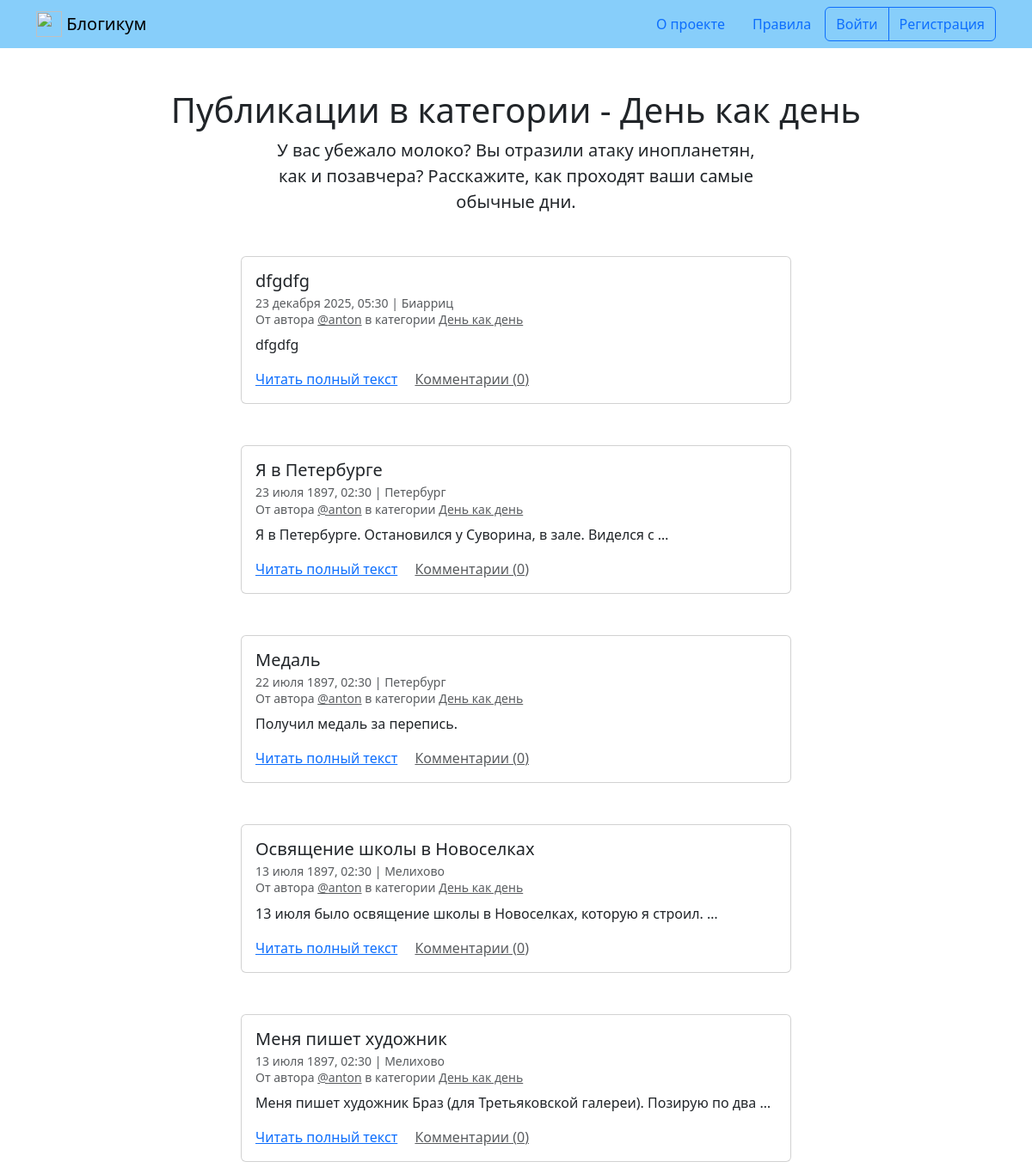
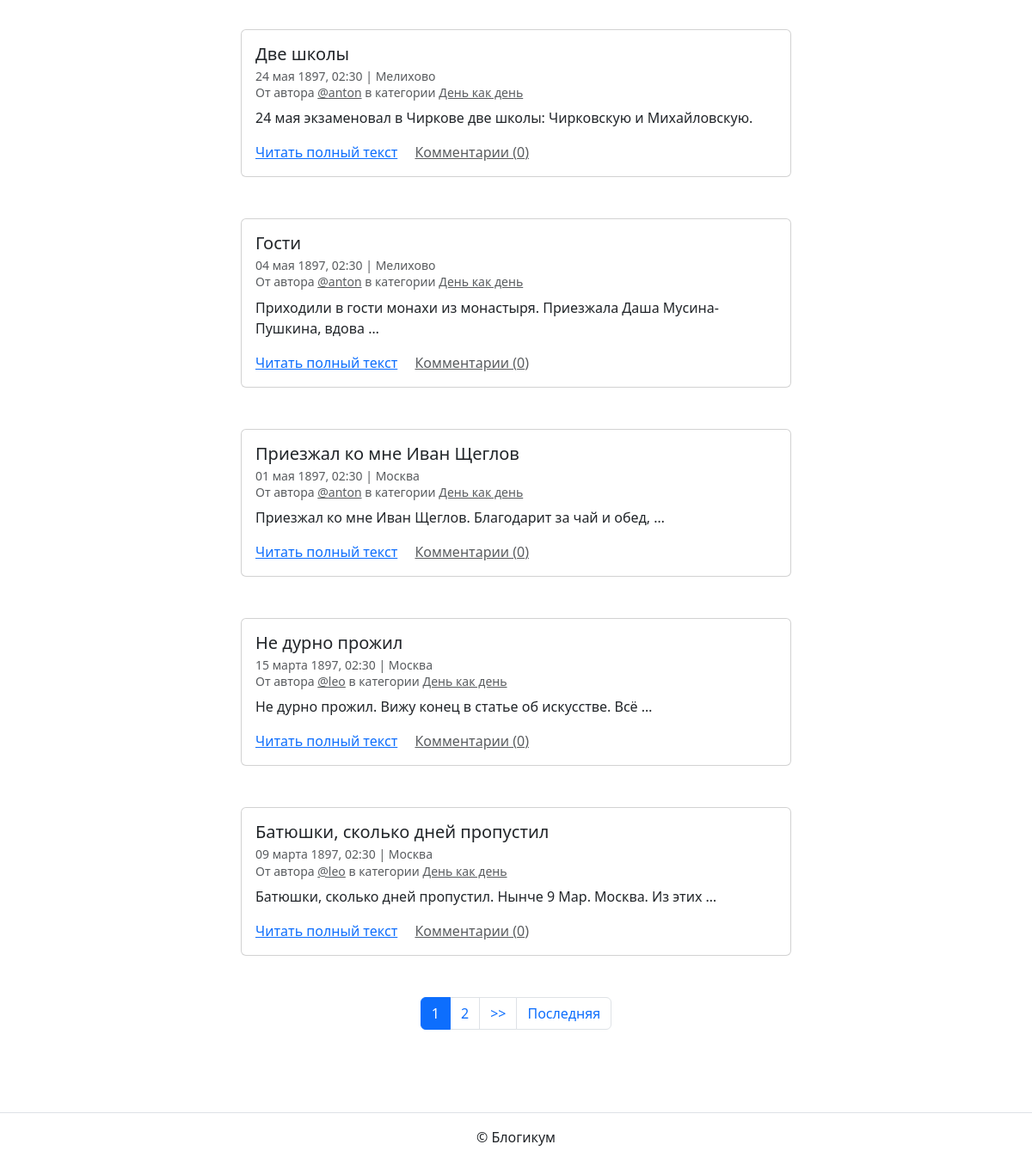
Screenshot of /category/routine/ with the database file from the repository (2 pictures, top to bottom).
### blog/models.py (models this page shows, shortened)
class Category(models.Model):
    title = models.CharField(max_length=256, verbose_name='Заголовок')
    description = models.TextField(verbose_name='Описание')
    slug = models.SlugField(
        unique=True,
        verbose_name='Идентификатор',
        help_text='Идентификатор страницы для URL; '
                  'разрешены символы латиницы, цифры, дефис и подчёркивание.'
    )
    is_published = models.BooleanField(
        default=True,
        verbose_name='Опубликовано',
        help_text='Снимите галочку, '
                  'чтобы скрыть публикацию.'
    )
    created_at = models.DateTimeField(auto_now_add=True,
                                      verbose_name='Добавлено')
    class Meta:
        verbose_name = 'категория'
        verbose_name_plural = 'Категории'

class Post(models.Model):
    title = models.CharField(max_length=256, verbose_name='Заголовок')
    text = models.TextField(verbose_name='Текст')
    pub_date = models.DateTimeField(
        verbose_name='Дата и время публикации',
        help_text='Если установить дату и время в будущем — '
                  'можно делать отложенные публикации.'
    )
    author = models.ForeignKey(
        User,
        on_delete=models.CASCADE,
        verbose_name='Автор публикации',
        related_name='posts'
    )
    location = models.ForeignKey(
        Location,
        on_delete=models.SET_NULL,
        null=True,
        blank=True,
        verbose_name='Местоположение'
    )
    category = models.ForeignKey(
        Category,
        on_delete=models.SET_NULL,
        null=True,
        verbose_name='Категория'
    )
    is_published = models.BooleanField(
        default=True,
        verbose_name='Опубликовано',
        help_text='Снимите галочку, '
                  'чтобы скрыть публикацию.'
    )
    image = models.ImageField('Фото', upload_to='images', blank=True)
    created_at = models.DateTimeField(
        auto_now_add=True,
        verbose_name='Добавлено'
    )
    class Meta:
        verbose_name = 'публикация'
        verbose_name_plural = 'Публикации'
        ordering = ['-pub_date']

class Location(models.Model):
    name = models.CharField(max_length=256, verbose_name='Название места')
    is_published = models.BooleanField(
        default=True,
        verbose_name='Опубликовано',
        help_text='Снимите галочку, '
                  'чтобы скрыть публикацию.'
    )
    created_at = models.DateTimeField(auto_now_add=True,
                                      verbose_name='Добавлено')
    class Meta:
        verbose_name = 'местоположение'
        verbose_name_plural = 'Местоположения'

### blog/views.py (the view)
# urls.py: path('category/<slug:category_slug>/', views.CategoryPostView.as_view(),
class CategoryPostView(DetailView):
    model = Category
    template_name = 'blog/category.html'
    slug_url_kwarg = 'category_slug'
    context_object_name = 'category'
    def get_queryset(self):
        return Category.objects.filter(is_published=True)
    def get_context_data(self, **kwargs):
        context = super().get_context_data(**kwargs)
        posts = self.object.post_set.all()
        queryset = get_posts_with_filters(
            posts,
            apply_filters=True,
            add_comments=True
        ).order_by(*Post._meta.ordering)
        context['page_obj'] = get_page_obj(
            queryset,
            self.request,
            paginate_by=10)
        return context

### blog/views.py (called while the page is built)
def get_posts_with_filters(posts_queryset=None,
                           apply_filters=True, add_comments=True):
    if posts_queryset is None:
        posts_queryset = Post.objects.all()
    if apply_filters:
        posts_queryset = posts_queryset.filter(
            is_published=True,
            pub_date__lte=timezone.now(),
            category__is_published=True
        )
    posts_queryset = posts_queryset.select_related(
        'author', 'category', 'location'
    )
    if add_comments:
        posts_queryset = posts_queryset.annotate(
            comment_count=Count('comments')
        )
    return posts_queryset

def get_page_obj(queryset, request, paginate_by=10):
    paginator = Paginator(queryset, paginate_by)
    page_number = request.GET.get('page')
    return paginator.get_page(page_number)

### templates/blog/category.html (shortened to what this page needs)
{% extends "base.html" %}
{% block content %}
  <h1 class="text-center">Публикации в категории - {{ category.title }}</h1>
  <p class="col-6 offset-3 mb-5 lead text-center">{{ category.description }}</p>
  {% for post in page_obj %}
    <article class="mb-5">
      {% include "includes/post_card.html" %}
    </article>
  {% endfor %}
  {% include "includes/paginator.html" %}
{% endblock %}

### templates/includes/post_card.html (shortened to what this page needs)
<div class="col d-flex justify-content-center">
  <div class="card" style="width: 40rem;">
    <div class="card-body">
      <h5 class="card-title">{{ post.title }}</h5>
      <h6 class="card-subtitle mb-2 text-muted">
        <small>
          {{ post.pub_date|date:"d E Y, H:i" }} | {% if post.location and post.location.is_published %}{{ post.location.name }}{% else %}Планета Земля{% endif %}<br>
          От автора <a class="text-muted" href="{% url 'blog:profile' post.author.username %}">@{{ post.author.username }}</a> в
          категории {% include "includes/category_link.html" %}
        </small>
      </h6>
      <p class="card-text">{{ post.text|truncatewords:10 }}</p>
      <a href="{% url 'blog:post_detail' post.id %}" class="card-link">Читать полный текст</a>
      <a href="{% url 'blog:post_detail' post.id %}" class="card-link text-muted">Комментарии ({{ post.comment_count }})</a>
    </div>
  </div>
</div>

### templates/includes/category_link.html
<a class="text-muted" href="{% url 'blog:category_posts' post.category.slug %}">
  {{ post.category.title }}
</a>

### rows the page displays
Category: title "День как день", description "У вас убежало молоко? Вы отразили атаку инопланетян, как и позавчера? Расскажите, как проходят ваши самые обычные дни."
Post: title "dfgdfg", pub_date "23 декабря 2025, 05:30", location.name "Биарриц", author.username "anton", category "День как день", text "dfgdfg", comment_count "0"
Post: title "Я в Петербурге", pub_date "23 июля 1897, 02:30", location.name "Петербург", author.username "anton", category "День как день", text "Я в Петербурге. Остановился у Суворина, в зале. Виделся с …", comment_count "0"
Post: title "Медаль", pub_date "22 июля 1897, 02:30", location.name "Петербург", author.username "anton", category "День как день", text "Получил медаль за перепись.", comment_count "0"
Post: title "Освящение школы в Новоселках", pub_date "13 июля 1897, 02:30", location.name "Мелихово", author.username "anton", category "День как день", text "13 июля было освящение школы в Новоселках, которую я строил. …", comment_count "0"
Post: title "Меня пишет художник", pub_date "13 июля 1897, 02:30", location.name "Мелихово", author.username "anton", category "День как день", text "Меня пишет художник Браз (для Третьяковской галереи). Позирую по два …", comment_count "0"
Post: title "Две школы", pub_date "24 мая 1897, 02:30", location.name "Мелихово", author.username "anton", category "День как день", text "24 мая экзаменовал в Чиркове две школы: Чирковскую и Михайловскую.", comment_count "0"
Post: title "Гости", pub_date "04 мая 1897, 02:30", location.name "Мелихово", author.username "anton", category "День как день", text "Приходили в гости монахи из монастыря. Приезжала Даша Мусина-Пушкина, вдова …", comment_count "0"
Post: title "Приезжал ко мне Иван Щеглов", pub_date "01 мая 1897, 02:30", location.name "Москва", author.username "anton", category "День как день", text "Приезжал ко мне Иван Щеглов. Благодарит за чай и обед, …", comment_count "0"
Post: title "Не дурно прожил", pub_date "15 марта 1897, 02:30", location.name "Москва", author.username "leo", category "День как день", text "Не дурно прожил. Вижу конец в статье об искусстве. Всё …", comment_count "0"
Post: title "Батюшки, сколько дней пропустил", pub_date "09 марта 1897, 02:30", location.name "Москва", author.username "leo", category "День как день", text "Батюшки, сколько дней пропустил. Нынче 9 Мар. Москва. Из этих …", comment_count "0"

### other values shown
{{ i }} "1"
{{ i }} "2"
